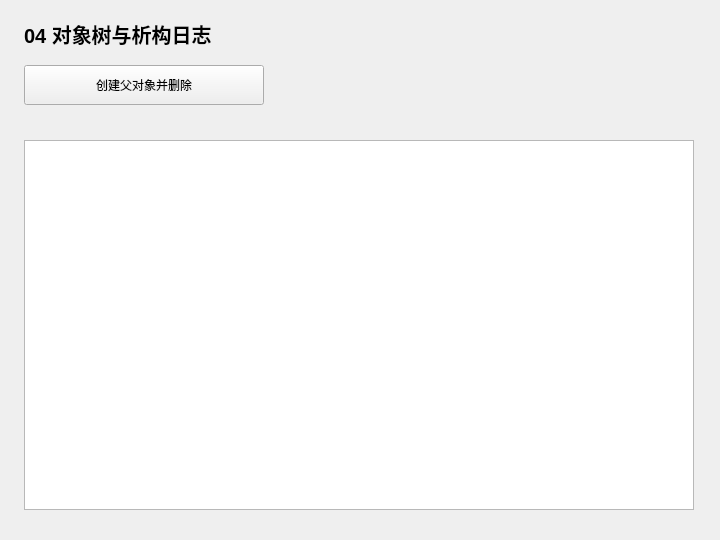
<?xml version="1.0" encoding="UTF-8"?>
<ui version="4.0">
 <class>Widget</class>
 <widget class="QWidget" name="Widget">
  <property name="geometry">
   <rect>
    <x>0</x>
    <y>0</y>
    <width>720</width>
    <height>540</height>
   </rect>
  </property>
  <property name="windowTitle">
   <string>04 对象树与析构日志</string>
  </property>
  <widget class="QLabel" name="headingLabel">
   <property name="geometry">
    <rect>
     <x>24</x>
     <y>18</y>
     <width>670</width>
     <height>32</height>
    </rect>
   </property>
   <property name="text">
    <string>04 对象树与析构日志</string>
   </property>
   <property name="font">
    <font>
     <pointsize>15</pointsize>
     <bold>true</bold>
    </font>
   </property>
  </widget>
  <widget class="QPlainTextEdit" name="outputEdit">
   <property name="geometry">
    <rect>
     <x>24</x>
     <y>140</y>
     <width>670</width>
     <height>370</height>
    </rect>
   </property>
   <property name="readOnly">
    <bool>true</bool>
   </property>
  </widget>
  <widget class="QPushButton" name="runButton">
   <property name="geometry">
    <rect>
     <x>24</x>
     <y>65</y>
     <width>240</width>
     <height>40</height>
    </rect>
   </property>
   <property name="text">
    <string>创建父对象并删除</string>
   </property>
  </widget>
 </widget>
 <resources />
 <connections />
</ui>
